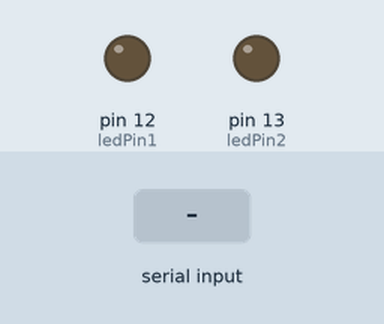
The sketch below on a simulated Arduino Uno, built with avr-gcc and run on an emulated ATmega328P. On the bench: output pins drawn as LEDs (lit = HIGH). The inputs (shaded band) are chosen by the test bench.

Above: at 1.2 s.
1.3 s: "1" received over Serial
At 2.2 s:
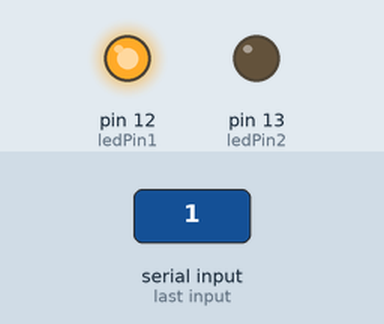
2.8 s: "2" received over Serial
At 3.4 s:
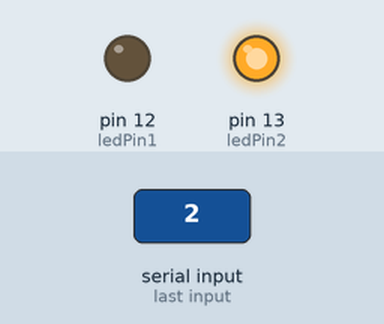
4.3 s: "0" received over Serial
At 5.7 s:
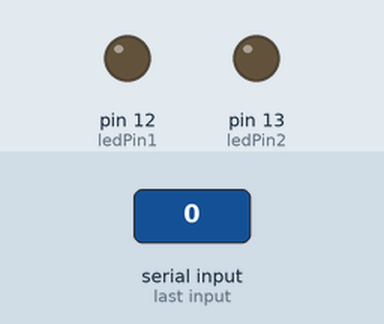
Timing chart, 0 to 7.3 s (numbered marks = the images above; inputs shaded):
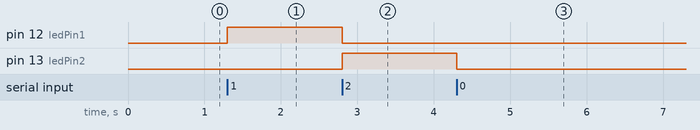

The sketch:

arduinoIA.ino
```cpp
int ledPin1 = 12;
int ledPin2 = 13;

void setup() {
  pinMode(ledPin1, OUTPUT);
  pinMode(ledPin2, OUTPUT);
  Serial.begin(9600);
}

void loop() {
  if (Serial.available()) {
    char c = Serial.read();
    if (c == '1') {
      digitalWrite(ledPin1, HIGH);
      digitalWrite(ledPin2, LOW);
    } else if (c == '2') {
      digitalWrite(ledPin1, LOW);
      digitalWrite(ledPin2, HIGH);
    } else {
      digitalWrite(ledPin1, LOW);
      digitalWrite(ledPin2, LOW);
    }
  }
}
```

Measured:
- after the input at 1.3 s, pin 12 (ledPin1): LOW → HIGH at once
- after the input at 2.8 s, pin 12 (ledPin1): HIGH → LOW at once; pin 13 (ledPin2): LOW → HIGH at once
- after the input at 4.3 s, pin 13 (ledPin2): HIGH → LOW at once
